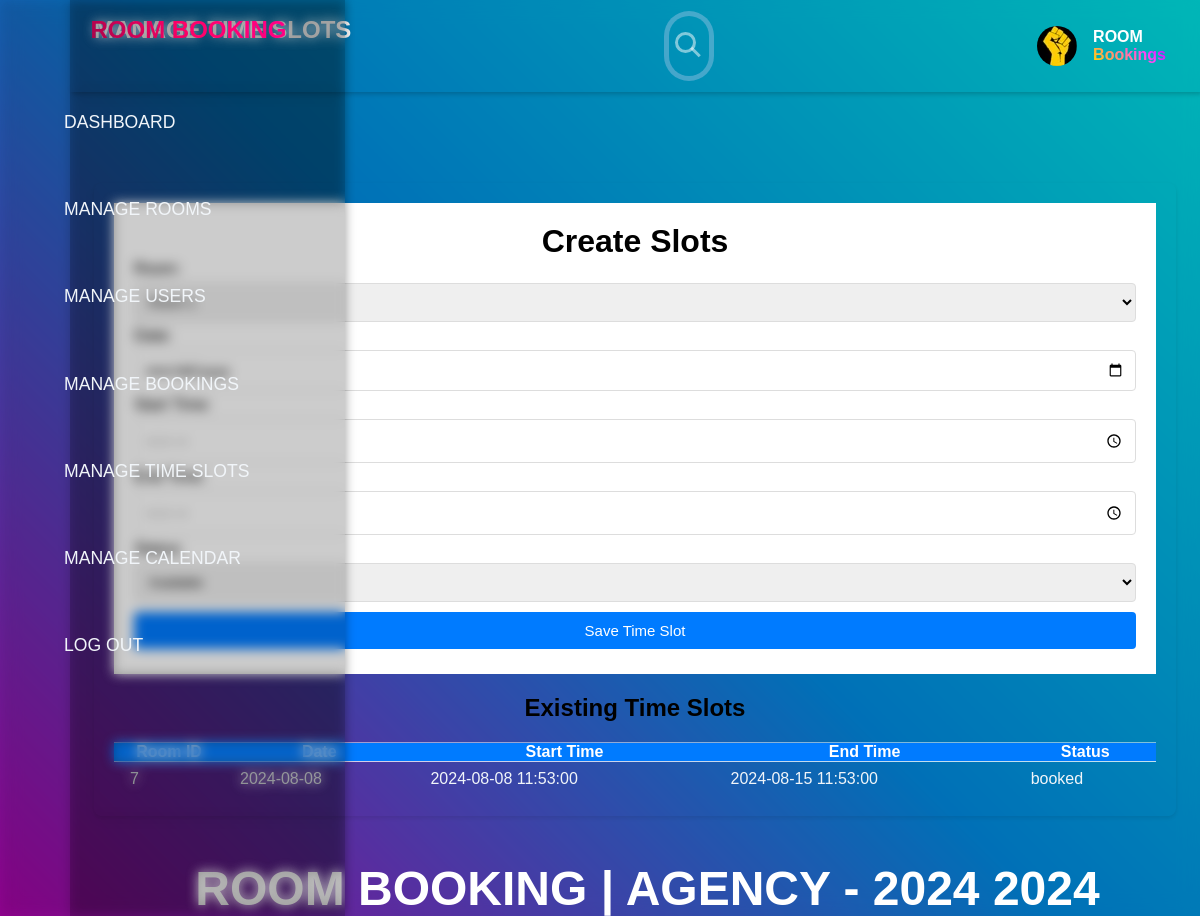
The page /manage_time_slots.php (signed in) on the database its author committed.
### tables this page shows
CREATE TABLE `time_slots` (
  `id` int(11) NOT NULL,
  `room_id` int(11) NOT NULL,
  `date` date NOT NULL DEFAULT current_timestamp(),
  `start_time` datetime NOT NULL,
  `end_time` datetime NOT NULL,
  `status` enum('available','booked') DEFAULT 'available'
);

### manage_time_slots.php (the view, shortened to what this page needs)
<?php
include 'db_connection.php';
$rooms_sql = "SELECT * FROM rooms";
$rooms_result = $conn->query($rooms_sql);
$slots_sql = "SELECT * FROM time_slots";
$slots_result = $conn->query($slots_sql);
?>
<!DOCTYPE html>
<html lang="en">
<head>
    <link rel="stylesheet" href="style.css">
</head>
<body>
    <div class="sidebar">
        <div class="sidebar-brand">
            <h2><span><i class="fab fa-accusoft"></i></span><span id="kleenpulse">ROOM BOOKING</span></h2>
        </div>
        <div class="sidebar-menu">
            <ul>
                <li><a href="admin_dashboard.php"><span class="fas fa-cubes"></span><span>Dashboard</span></a></li>
                <li><a href="manage_rooms.php"><span class="fas fa-users"></span><span>Manage Rooms</span></a></li>
                <li><a href="manage_users.php"><span class="fas fa-clipboard-list"></span><span>Manage Users</span></a></li>
                <li><a href="manage_bookings.php"><span class="fas fa-shopping-bag"></span><span>Manage Bookings</span></a></li>
                <li><a href="manage_time_slots.php" class="active"><span class="fas fa-receipt"></span><span>Manage Time Slots</span></a></li>
                <li><a href="manage_calendar.php"><span class="fas fa-calendar-alt"></span><span>Manage Calendar</span></a></li>
                <li><a href="logout.php"><span class="fa fa-user-circle"></span><span>Log Out</span></a></li>
            </ul>
        </div>
    </div>
    <div class="main-wrapper">
        <div class="main-content">
            <header>
                <h2 class="heading" id="dashboard">Manage Time Slots</h2>
                <div class="search">
                    <div class="search-rotate"><div class="icon"></div></div>
                </div>
                <div class="user-wrapper">
                    <img src="logo.png" alt="">
                    <div>
                        <h4>ROOM</h4>
                        <b>Bookings</b></small>
                    </div>
                </div>
            </header>
            <main>
                <div class="container">
                    <form method="POST" action="manage_time_slots.php" style="color:black;">
                        <h1> Create Slots </h1>
                        <label for="room_id">Room:</label>
                        <select name="room_id" id="room_id" required>
                            <?php
                            while ($room = $rooms_result->fetch_assoc()) {
                                echo "<option value='{$room['id']}'>{$room['name']}</option>";
                            }
                            ?>
                        </select><br>
                        <label for="date">Date:</label>
                        <input type="date" id="date" name="date" required><br>
                        <label for="start_time">Start Time:</label>
                        <input type="time" id="start_time" name="start_time" required><br>
                        <label for="end_time">End Time:</label>
                        <input type="time" id="end_time" name="end_time" required><br>
                        <label for="status">Status:</label>
                        <select name="status" id="status">
                            <option value="available">Available</option>
                        </select><br>
                        <input type="submit" value="Save Time Slot">
                    </form>
                    <h2>Existing Time Slots</h2>
                    <table>
                        <thead>
                            <tr>
                                <th>Room ID</th>
                                <th>Date</th>
                                <th>Start Time</th>
                                <th>End Time</th>
                                <th>Status</th>
                            </tr>
                        </thead>
                        <tbody>
                            <?php
                            while ($row = $slots_result->fetch_assoc()) {
                                echo "<tr>
                                        <td>{$row['room_id']}</td>
                                        <td>{$row['date']}</td>
                                        <td>{$row['start_time']}</td>
                                        <td>{$row['end_time']}</td>
                                        <td>{$row['status']}</td>
                                      </tr>";
                            }
                            ?>
                        </tbody>
                    </table>
                </div>
            </main>
            <div class="footer">
                <div class="word">
                <p>Room Booking <span id="hrt"><i class="far fa-heart"></i></span> | Agency - 2024 <span id="full-year"></span></p>
                </div>
            </div>
        </div>
    </div>
</body>
</html>

### manage_time_slots.php (style rules this page uses)
body { font-family: Arial, sans-serif; margin: 0; padding: 0; background-color: #f4f4f4; }
h1, h2 { text-align: center; }
.container { max-width: 1200px; margin: 20px auto; padding: 20px; border-radius: 8px; box-shadow: 0 2px 5px rgba(0, 0, 0, 0.1); }
form { margin-bottom: 20px; background:#fff; padding: 20px; }
form input, form select { padding: 10px; margin: 5px 0; border-radius: 4px; border: 1px solid #ddd; width: 100%; box-sizing: border-box; }
form input[type="submit"] { background-color: #007bff; color: white; border: none; cursor: pointer; }
table { width: 100%; border-collapse: collapse; margin-top: 20px; }
th { background-color: #007bff; color: white; }

### rows shown on the page
time_slots: room "7", date "2024-08-08", start_time "2024-08-08 11:53:00", end_time "2024-08-15 11:53:00", status "booked"

### other values the page prints
form field room_id "Room 1"
